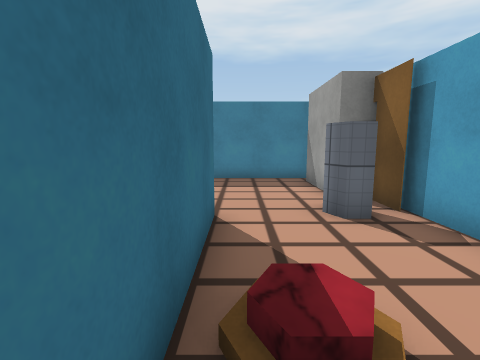
[1] (above)

13 first-person views from a walk through a 3-D level made in the Unity game engine. The camera is 1.4 m above the floor, tilts 8° down and sees 85° across. The floor is counted in squares, 1 m on a side. Each view is taken from the middle of a square. On the plan, view 1 faces up. The plan holds only what a view shows up to about 13 squares ahead; the rest is blank. The place goes on beyond the plan. The player character is not drawn. Some surface patterns are stand-ins.

[2]
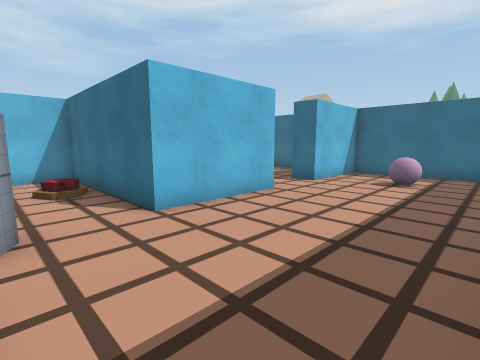

[3]
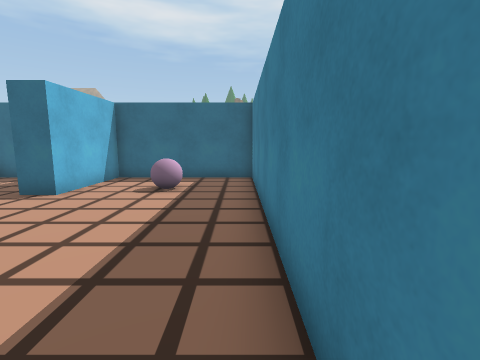

[4]
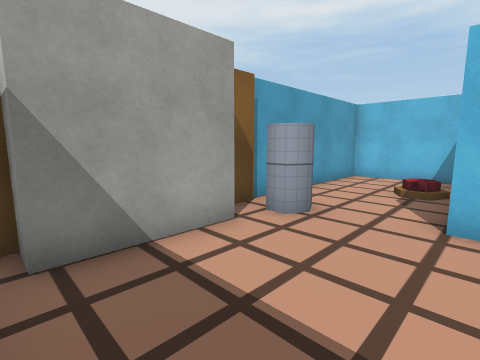

[5]
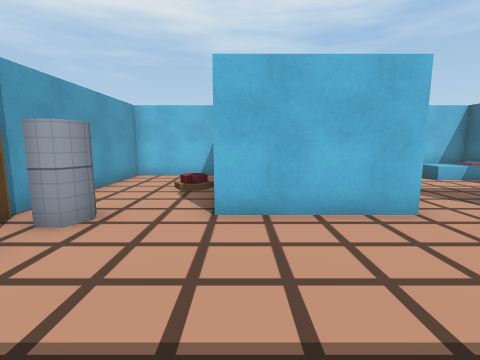

[6]
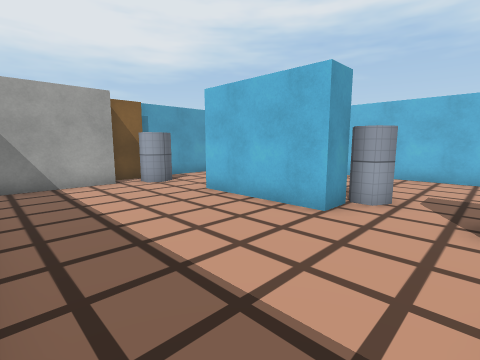

[7]
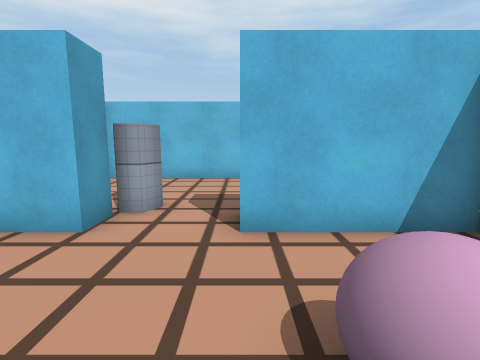

[8]
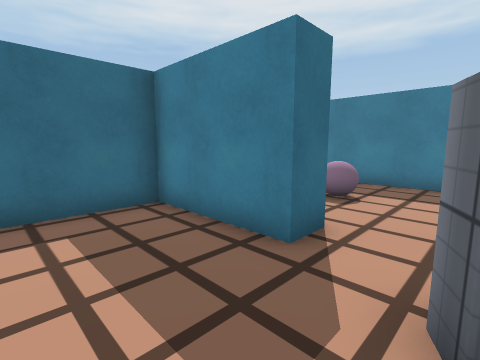

[9]
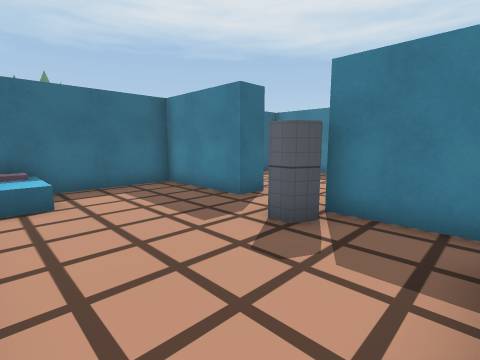

[10]
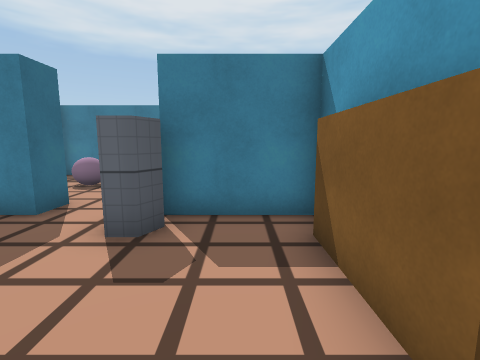

[11]
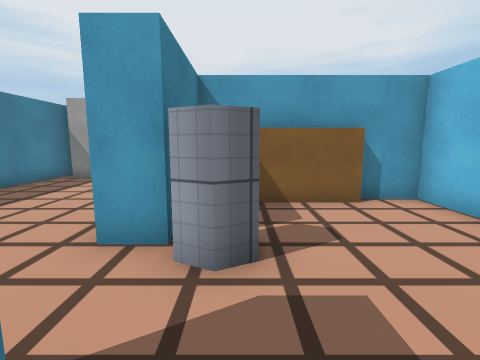

[12]
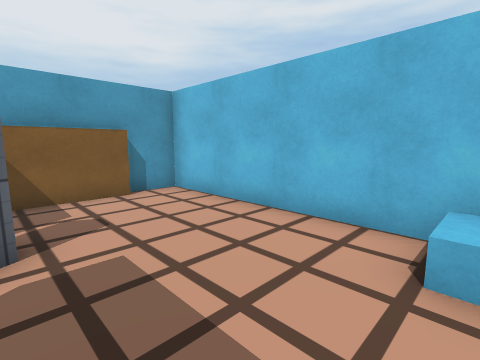

[13]
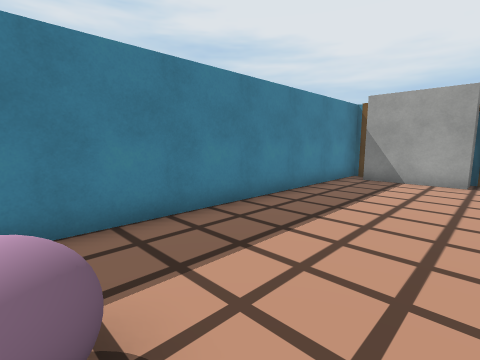

### Floor plan
Key: @ floor where view 1 was taken; # wall or solid block; . floor; / step, stairs or slope; ^ raised ledge; O other object.
Columns run from 11 left of view 1 to 4 right of it. Each row starts with its distance up from view 1.
 11 ################
 10 #..............#
  9 #.............##
  8 #..^..........#
  7 #.............##
  6 #..............#
  5 #####..####..#.#
  4 #####.#####....#
  3 #.....#...#....#
  2 #........##OO..#
  1 #........##....#
  0 #//.......#@...#
 -1 #//.......#....#
 -2 ################

Where each view was taken, in squares from view 1:
view 1: 0 up, 0 right, facing up
view 2: 10 up, 2 right, facing down-left
view 3: 10 up, 0 right, facing left
view 4: 10 up, 1 left, facing down-right
view 5: 10 up, 1 left, facing down
view 6: 10 up, 7 left, facing down-right
view 7: 9 up, 7 left, facing down
view 8: 1 up, 5 left, facing up-left
view 9: 1 down, 2 left, facing up-left
view 10: 1 down, 3 left, facing up
view 11: 3 up, 8 left, facing right
view 12: 3 up, 9 left, facing down-right
view 13: 6 up, 8 left, facing up-right
